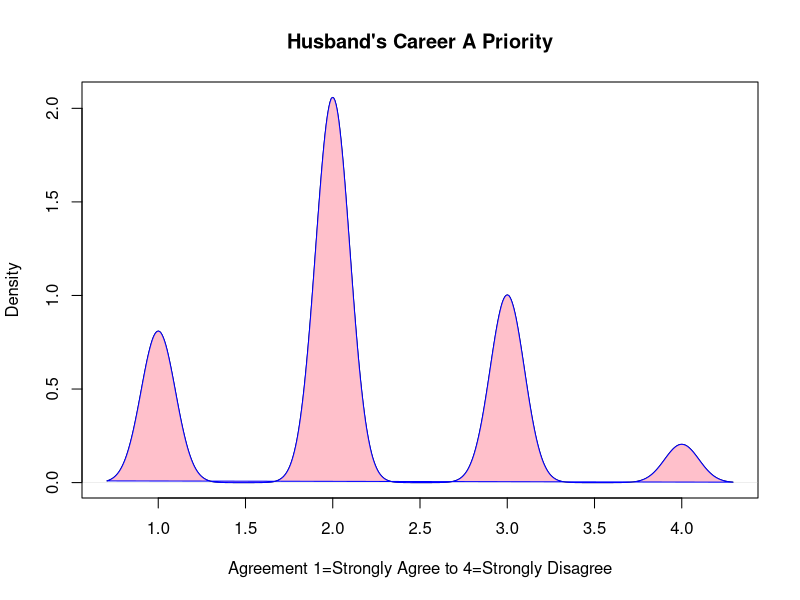
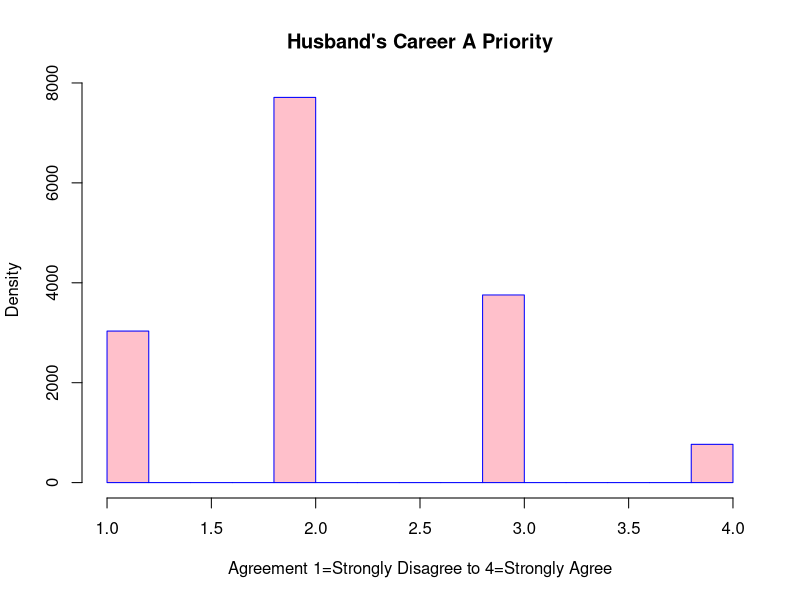
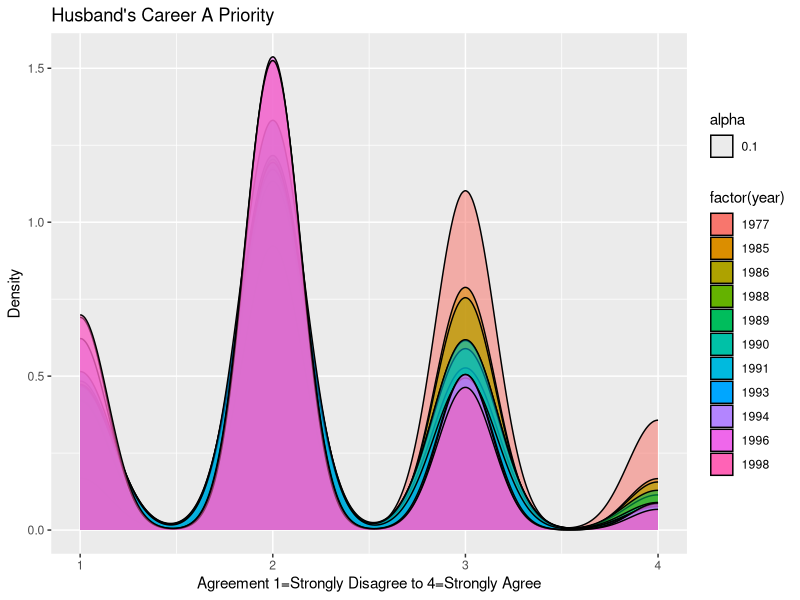
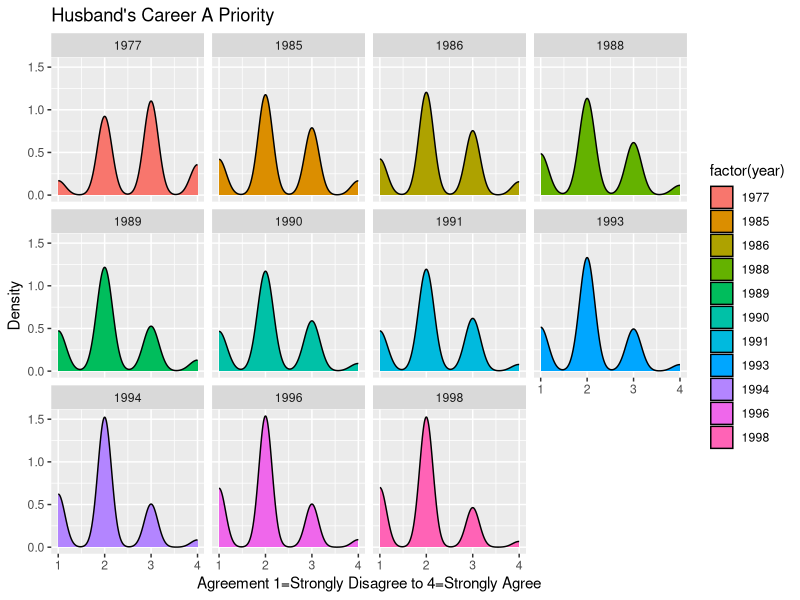
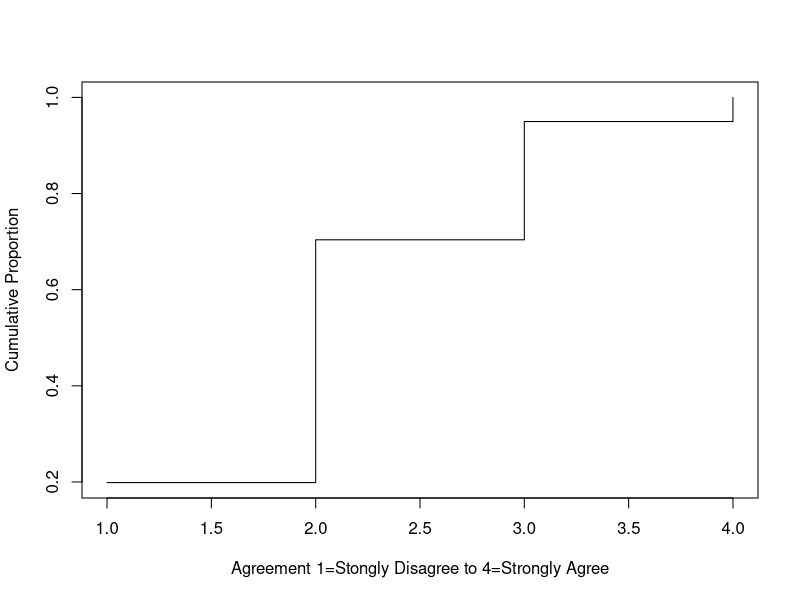
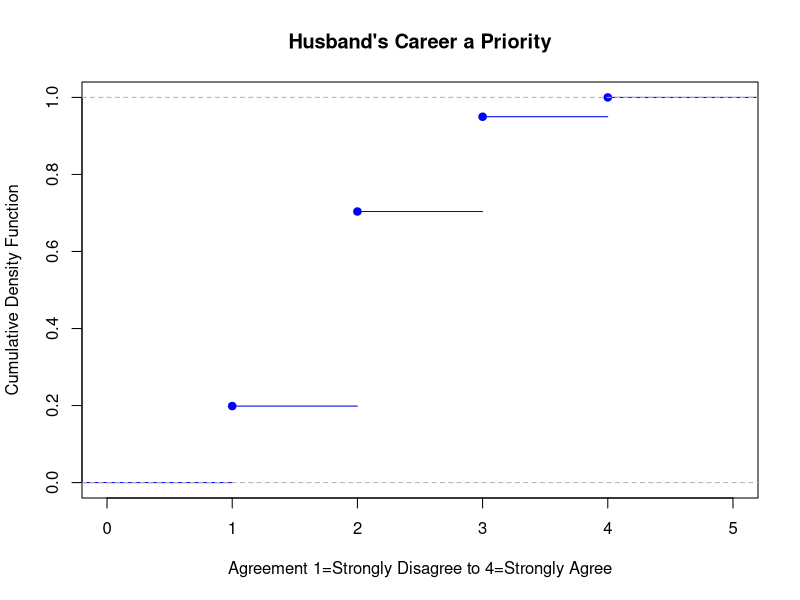
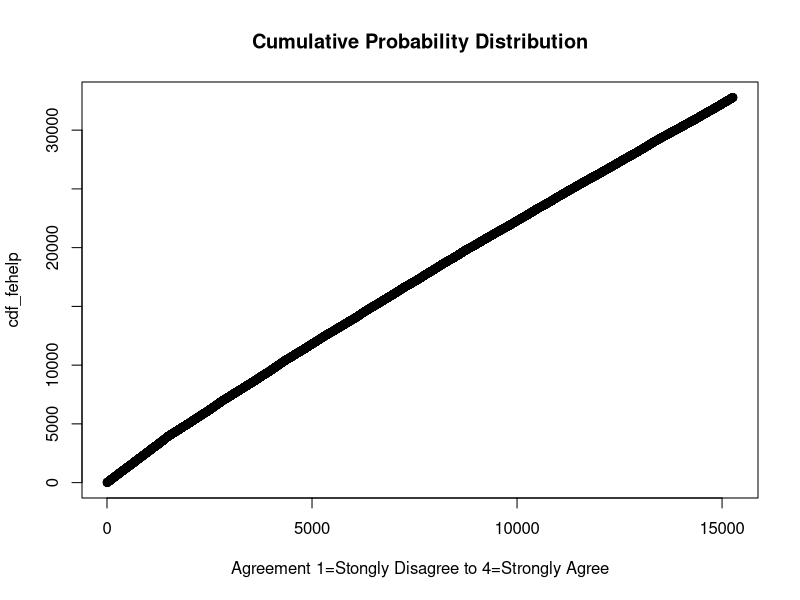
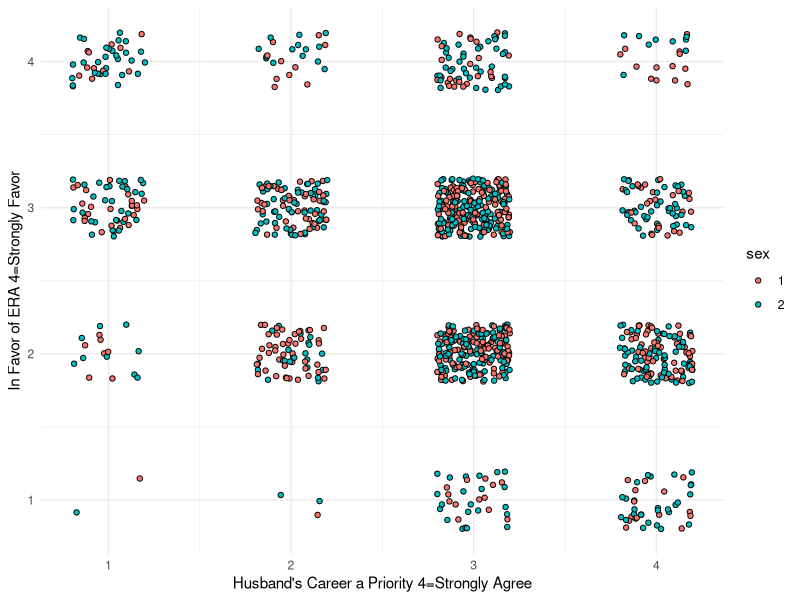

The R script that drew these images, in order: (Note: this script raises an error after producing the figures.)
## ---- chunk 1
#| label: setup
#| warning: false

# libraries
library(dplyr)
library(MASS)
library(readxl)
library(tidyverse)
library(ggplot2)
library(stats)
library(readr)

knitr::opts_chunk$set(echo = TRUE)
## ---- chunk 2

GSS <- read_csv("Nanci_datafolder/GSS.csv")
GSS
head(GSS)
dim(GSS)
## ---- chunk 3
# Mutating *fehelp* to *fehelpI* by reversing the values 1=Strongly Agree through 4=Strongly Disagree to 1=Strongly Disagree through 4=Strongly Agree because it seems more intuitive for graphing. 
GSSI <- GSS %>% 
  mutate(fehelpI = case_when(
    fehelp == 1 ~ 4, 
    fehelp == 2 ~ 3, 
    fehelp == 3 ~ 2, 
    fehelp == 4 ~ 1))
head(GSSI)
## ---- chunk 4
# Opinion on Husband's Career Pdf vs. Histogram
probability <- density(GSSI$fehelpI)
plot(probability, main = "Husband's Career A Priority", xlab = "Agreement 1=Strongly Agree to 4=Strongly Disagree", 
       ylab  = "Density")
polygon(probability, col = "pink", border = "blue")

hist(GSSI$fehelpI, main = "Husband's Career A Priority", xlab = "Agreement 1=Strongly Disagree to 4=Strongly Agree", 
       ylab  = "Density", col = "pink", border = "blue")
## ---- chunk 5
# Opinion by Year Overlapping vs Separate Pdf's. This can show how the level of aggreement for *fehelpI* has shifted overtime from 1977 to 1998. 
ggplot(GSSI, aes(fehelpI))+
  geom_density((aes(fill=factor(year), alpha=0.1)))+
  ggtitle("Husband's Career A Priority")+
  labs(x = "Agreement 1=Strongly Disagree to 4=Strongly Agree", 
       y= "Density")
                
ggplot(GSSI, aes(fehelpI))+
  geom_density(aes(fill=factor(year))) +
  ggtitle("Husband's Career A Priority")+
  labs(x = "Agreement 1=Strongly Disagree to 4=Strongly Agree", 
       y= "Density")+
  facet_wrap(~ year, ncol = 4)
## ---- chunk 6
# Cdf's for *fehelpI*, a few perspectives of cdf's for ordinal data. 
# Cumulative proportions
ordinal_data <- ordered(GSSI$fehelpI)
cumulative_proportions <- cumsum(table(ordinal_data)) / length(ordinal_data)
plot(cumulative_proportions, type = "s", xlab = "Agreement 1=Stongly Disagree to 4=Strongly Agree", ylab = "Cumulative Proportion")
# Empirical cumulative distribution
cdf <- ecdf(GSSI$fehelpI)
plot(cdf, 
     col ="blue",
     main = "Husband's Career a Priority", 
     xlab = "Agreement 1=Strongly Disagree to 4=Strongly Agree", 
     ylab = "Cumulative Density Function")
# Textbook reference using the function cumsum
cdf_fehelp <- cumsum(GSSI$fehelpI)
plot(cdf_fehelp,
     xlab = "Agreement 1=Stongly Disagree to 4=Strongly Agree",
     main = "Cumulative Probability Distribution")
## ---- chunk 7
# Opinion on Husband's Career grouped by year.  This table displays the mean, median, standard deviation and confidence intervals for *fehelpI* The mean level of agreement about making the husband's career a priority changed from 3=Agree to 2=Disagree and the standard deviation changed from 0.80 in 1972 to 0.74 in 1996. 
GSSI %>% group_by(year) %>% 
  summarize(mean_fehelpI= mean(fehelpI),
            median_fehelpI =median(fehelpI),
            sd_fehelpI =sd(fehelpI), 
            ci_lower_fehelpI= t.test(fehelpI)$conf.int[1],
            ci_upper_fehelpI = t.test(fehelpI)$conf.int[2])
## ---- chunk 8
# Frequency and proportion tables of level of aggreement for *fehelpI* grouped by year
table(GSSI$year, GSSI$fehelpI)
prop.table(table(GSSI$year, GSSI$fehelpI)) %>% {.*100} %>% round(2)
## ---- chunk 9
# Changing from numeric to character data
GSSI$sex <- as.character(GSSI$sex)
# Removing rows with non-numerical cell values for era variable. And reversing the values 1=Strongly Favor - 4=Strongly Oppose to 1=Strongly Oppose - 4=Strongly Favor because it seems more intuitive for graphing. This was only collected in 1972.
GSSI_era <- GSSI[!(is.na(GSSI$era) | GSSI$era==".i"| GSSI$era==".d" | GSSI$era==".n"), ]
unique(GSSI_era$era)
GSSI_era$era <- as.factor(GSSI_era$era)
GSSI_era <- GSSI_era %>% 
  mutate(eraI = case_when(
    era == 1 ~ 4, 
    era == 2 ~ 3, 
    era == 3 ~ 2, 
    era == 4 ~ 1))
head(GSSI_era)
str(GSSI_era)
dim(GSSI_era)
## ---- chunk 10
# *era* is the dependent variable and *fehelpI* is the independent variable.  The position_jitter function was used to visualize the overlapping points. 
GSSI_era %>% ggplot(aes(eraI, fehelpI, fill = sex))+
  geom_point(shape = 21, size = 1.5, position = position_jitter(width = 0.2, height = 0.2)) + 
  labs(x = "Husband's Career a Priority 4=Strongly Agree", y = "In Favor of ERA 4=Strongly Favor") + 
  theme_minimal()
# Basic scatterplot with abline
plot(GSSI_era$eraI,GSSI_era$fehelpI,main="Scatterplot")
abline(eraxfehelpI)
## ---- chunk 11
eraxfehelpI <- lm(GSSI_era$eraI~GSSI_era$fehelpI)
summary(eraxfehelpI)
r_correlation_coef <- cor(GSSI_era$fehelpI, GSSI_era$eraI)
r2_coef_of_determination <- r_correlation_coef^2
eraxfehelpI$coefficients
print(r_correlation_coef) # r=-0.30 represents a negative and weak association between the variables
print(r2_coef_of_determination) # r^2=0.09 also shows a weak relationship between the variables such that only about 9% of the variation in *eraI* is determined by the variation in *fehelpI*
